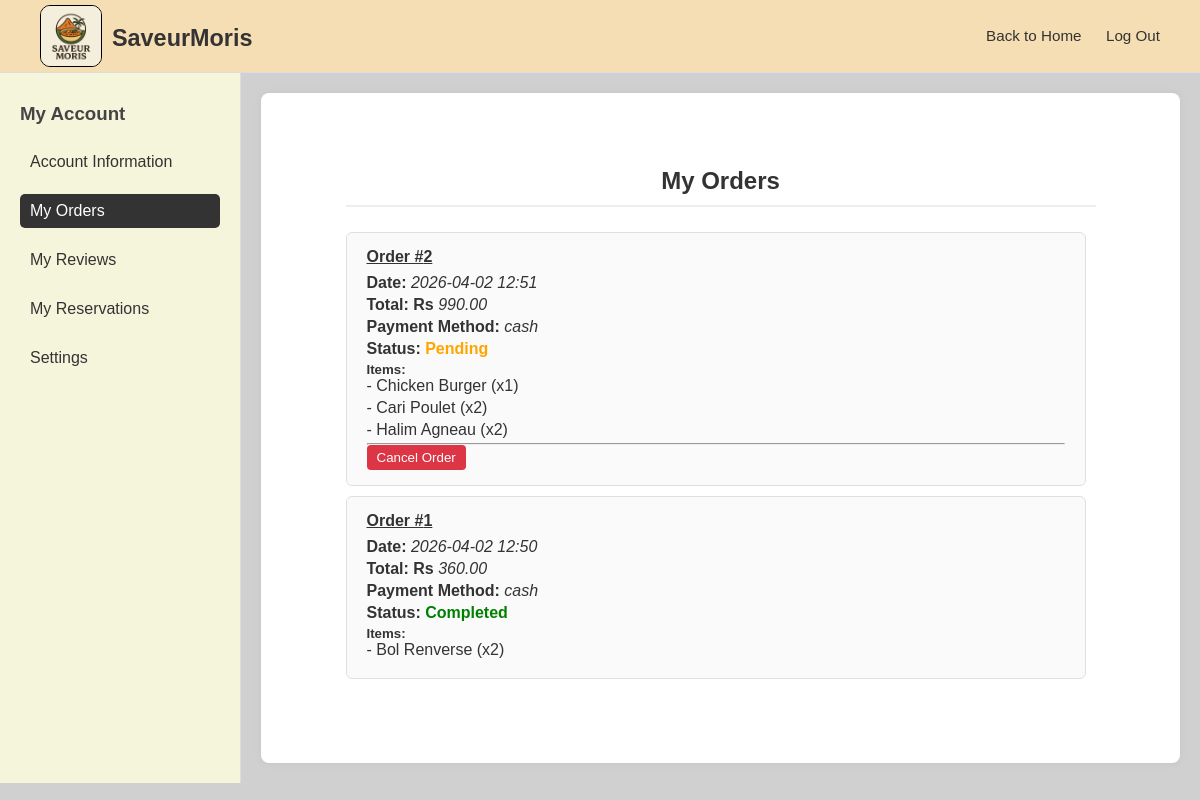
Screenshot of /profile/my_orders/ (signed in) with the database file from the repository.
### web_app/models.py (models this page shows, shortened)
class Order(models.Model):
    STATUS_PENDING = "pending"
    STATUS_PREPARING = "preparing"
    STATUS_COMPLETED = "completed"
    STATUS_CANCELLED = "cancelled"
    PAYMENT_JUICE = "juice"
    PAYMENT_CARD = "card"
    PAYMENT_CASH = "cash"
    STATUS_CHOICES = [
        (STATUS_PENDING, "Pending"),
        (STATUS_PREPARING, "Preparing"),
        (STATUS_COMPLETED, "Completed"),
        (STATUS_CANCELLED, "Cancelled"),
    ]
    PAYMENT_CHOICES = [
        (PAYMENT_JUICE, "MCB Juice / Transfer"),
        (PAYMENT_CARD, "Debit/Credit Card"),
        (PAYMENT_CASH, "Pay on Take-away"),
    ]
    user = models.ForeignKey(settings.AUTH_USER_MODEL, on_delete=models.CASCADE, related_name="orders")
    total_price = models.DecimalField(max_digits=10, decimal_places=2)
    status = models.CharField(max_length=20, choices=STATUS_CHOICES, default=STATUS_PENDING)
    payment_method = models.CharField(max_length=20, choices=PAYMENT_CHOICES, default=PAYMENT_CASH)
    order_date = models.DateTimeField(auto_now_add=True)
    class Meta:
        ordering = ["-order_date"]

class OrderItem(models.Model):
    order = models.ForeignKey(
        Order,
        on_delete=models.CASCADE,
        related_name="items",
    )
    menu = models.ForeignKey(
        Menu,
        on_delete=models.CASCADE,
        related_name="order_items",
    )
    quantity = models.PositiveIntegerField(default=1)
    price = models.DecimalField(max_digits=8, decimal_places=2)

class Menu(models.Model):
    name = models.CharField(max_length=150)
    price = models.DecimalField(max_digits=8, decimal_places=2)
    description = models.TextField()
    detail_description = models.TextField(blank=True)
    image = models.ImageField(upload_to="menu_images/")
    category = models.CharField(max_length=100, blank=True)
    available = models.BooleanField(default=True)
    class Meta:
        ordering = ["name"]

### web_app/views.py (the view)
# urls.py: path('profile/my_orders/', views.account_orders, name='orders'),
@login_required
def account_orders(request):
    customer, missing_response = get_customer_or_redirect(request, "home")
    if missing_response:
        return missing_response
    orders = Order.objects.filter(user=customer.user).prefetch_related("items__menu")
    return render(
        request,
        "web_app/account/orders.html",
        {"section": "orders", "orders": orders},
    )

### web_app/views.py (called while the page is built)
def get_customer_or_redirect(request, redirect_name="home"):
    customer = Customer.objects.filter(user=request.user).first()
    if customer:
        return customer, None
    messages.error(request, "Customer profile not found for this account.")
    return None, redirect(redirect_name)

### web_app/templates/web_app/account/orders.html (shortened to what this page needs)
{% extends 'web_app/account/base_account.html' %}
{% block content %}
<h2>My Orders</h2>
<div class="scroll-section">
    {% if orders %}
        {% for o in orders %}
        <div class="order-card">
            <h4><u>Order #{{ o.id }}</u></h4>
            <p><strong>Date: </strong><i>{{ o.order_date|date:"Y-m-d H:i" }}</i></p>
            <p><strong>Total: Rs </strong><i>{{ o.total_price }}</i></p>
            <p><strong>Payment Method: </strong><i>{{ o.payment_method}}</i></p>
            <p><strong>Status: </strong>
                <span class="status
                    {% if o.status == 'completed' %}delivered
                    {% elif o.status == 'pending' %}pending
                    {% else %}cancelled{% endif %}
                ">
                    {{ o.status|title }}
                </span>
            </p>
            <h5>Items:</h5>
            {% for item in o.items.all %}
                <p>- {{ item.menu.name }} (x{{ item.quantity }})</p>
            {% endfor %}
            {% if o.status == 'pending' %}
                <hr>
                <form action="{% url 'cancel_order_action' o.id %}" method="POST">
                    <button type="submit"
                            class="btn btn-danger"
                            style="background-color: #dc3545; color: white; border: none; padding: 5px 10px; border-radius: 4px; cursor: pointer;"
                            onclick="return confirm('Are you sure you want to cancel this order?')">
                        Cancel Order
                    </button>
                </form>
            {% endif %}
        </div>
        {% endfor %}
    {% else %}
        <p>No orders yet.</p>
    {% endif %}
</div>
{% endblock %}

### web_app/static/web_app/css/account/layout.css (style rules this page uses)
.content h2 { text-align: center; margin-bottom: 25px; border-bottom: 2px solid #eee; padding-bottom: 10px; }

### web_app/static/web_app/css/account/settings.css (style rules this page uses)
.btn-danger { background-color: #ff4d4d; color: white; border: none; border-radius: 5px; padding: 6px 12px; }

### web_app/static/web_app/css/account/scroll.css (style rules this page uses)
.scroll-section { max-height: 70vh; overflow-y: auto; padding-right: 10px; }

### web_app/static/web_app/css/account/orders.css (style rules this page uses)
.order-card { background-color: #fafafa; border: 1px solid #e0e0e0; border-radius: 6px; padding: 15px 20px; margin-bottom: 10px; }
.order-card h4 { margin-bottom: 8px; }
.order-card p { margin-bottom: 4px; }
.status { font-weight: bold; }
.status.delivered { color: green; }
.status.pending { color: orange; }

### web_app/templates/web_app/account/base_account.html (style rules this page uses)
* { margin: 0; padding: 0; font-family: Arial, Helvetica, sans-serif; }
body { min-height: 100vh; background-color: #d0d0d0; color: #333; overflow: hidden; }

### rows the page displays
Order: id "2", order_date "2026-04-02 12:51", total_price "990.00", payment_method "cash", status "Pending", shows "Cancel Order"
OrderItem: menu.name "Chicken Burger", quantity "1"
OrderItem: menu.name "Cari Poulet", quantity "2"
OrderItem: menu.name "Halim Agneau", quantity "2"
Order: id "1", order_date "2026-04-02 12:50", total_price "360.00", payment_method "cash", status "Completed"
OrderItem: menu.name "Bol Renverse", quantity "2"
